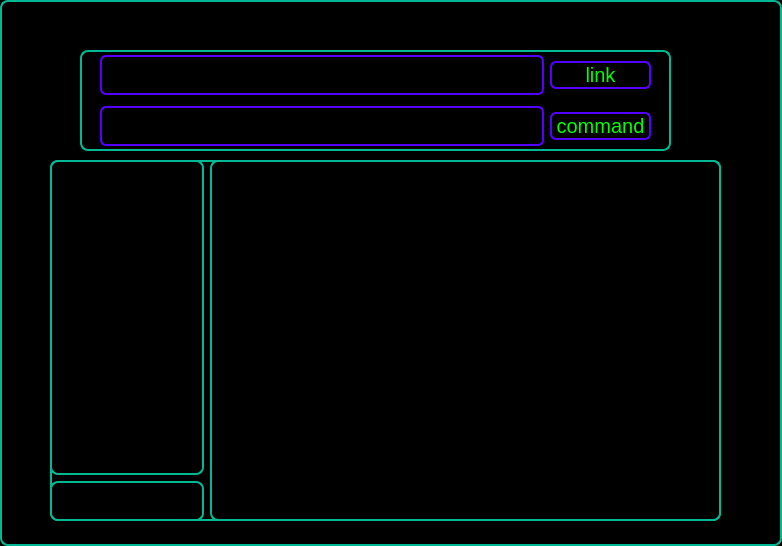
<?xml version="1.0" encoding="UTF-8"?>
<ui version="4.0">
 <class>Form</class>
 <widget class="QWidget" name="Form">
  <property name="geometry">
   <rect>
    <x>0</x>
    <y>0</y>
    <width>782</width>
    <height>546</height>
   </rect>
  </property>
  <property name="windowTitle">
   <string>Form</string>
  </property>
  <property name="styleSheet">
   <string notr="true">QWidget{
        border-style:outset;
        border-width:3px;

        color:rgb(85, 255, 127);
        border-radius: 8px;
        font: &quot;Arial&quot;;
        font-size: 18px;
        border: 2px solid #00b894;
        background-color: #000000;
}</string>
  </property>
  <widget class="QWidget" name="layoutWidget">
   <property name="geometry">
    <rect>
     <x>80</x>
     <y>50</y>
     <width>591</width>
     <height>101</height>
    </rect>
   </property>
   <layout class="QVBoxLayout" name="verticalLayout_2">
    <item>
     <layout class="QHBoxLayout" name="horizontalLayout_2">
      <item>
       <spacer name="horizontalSpacer_3">
        <property name="orientation">
         <enum>Qt::Horizontal</enum>
        </property>
        <property name="sizeType">
         <enum>QSizePolicy::Minimum</enum>
        </property>
        <property name="sizeHint" stdset="0">
         <size>
          <width>20</width>
          <height>20</height>
         </size>
        </property>
       </spacer>
      </item>
      <item>
       <widget class="QTextEdit" name="url">
        <property name="maximumSize">
         <size>
          <width>600</width>
          <height>40</height>
         </size>
        </property>
        <property name="styleSheet">
         <string notr="true">QTextEdit{
		border-radius: 6px;
        font: 9pt &quot;Arial&quot;;
        font-size: 20px;
        border: 2px solid rgb(85, 0, 255);
        background-color: #000000;
        color: #00FF00;
}

QPushButton:hover{
        border-radius: 8px;
        font-size: 18px;
        background-color: #2d3436;
}</string>
        </property>
       </widget>
      </item>
      <item>
       <widget class="QPushButton" name="urlButton">
        <property name="minimumSize">
         <size>
          <width>101</width>
          <height>0</height>
         </size>
        </property>
        <property name="styleSheet">
         <string notr="true">QPushButton{
		border-radius: 6px;
        font: 9pt &quot;Arial&quot;;
        font-size: 20px;
        border: 2px solid rgb(85, 0, 255);
        background-color: #000000;
        color: #00FF00;
}

QPushButton:hover{
        border-radius: 8px;
        font-size: 18px;
        background-color: #2d3436;
}</string>
        </property>
        <property name="text">
         <string>link</string>
        </property>
       </widget>
      </item>
      <item>
       <spacer name="horizontalSpacer_4">
        <property name="orientation">
         <enum>Qt::Horizontal</enum>
        </property>
        <property name="sizeType">
         <enum>QSizePolicy::Minimum</enum>
        </property>
        <property name="sizeHint" stdset="0">
         <size>
          <width>20</width>
          <height>20</height>
         </size>
        </property>
       </spacer>
      </item>
     </layout>
    </item>
    <item>
     <layout class="QHBoxLayout" name="horizontalLayout_4">
      <item>
       <spacer name="horizontalSpacer_2">
        <property name="orientation">
         <enum>Qt::Horizontal</enum>
        </property>
        <property name="sizeType">
         <enum>QSizePolicy::Minimum</enum>
        </property>
        <property name="sizeHint" stdset="0">
         <size>
          <width>20</width>
          <height>20</height>
         </size>
        </property>
       </spacer>
      </item>
      <item>
       <widget class="QTextEdit" name="command">
        <property name="maximumSize">
         <size>
          <width>600</width>
          <height>40</height>
         </size>
        </property>
        <property name="styleSheet">
         <string notr="true">QTextEdit{
		border-radius: 6px;
        font: 9pt &quot;Arial&quot;;
        font-size: 20px;
        border: 2px solid rgb(85, 0, 255);
        background-color: #000000;
        color: #00FF00;
}

QPushButton:hover{
        border-radius: 8px;
        font-size: 18px;
        background-color: #2d3436;
}</string>
        </property>
       </widget>
      </item>
      <item>
       <widget class="QPushButton" name="cmdButton">
        <property name="minimumSize">
         <size>
          <width>101</width>
          <height>0</height>
         </size>
        </property>
        <property name="styleSheet">
         <string notr="true">QPushButton{
		border-radius: 6px;
        font: 9pt &quot;Arial&quot;;
        font-size: 20px;
        border: 2px solid rgb(85, 0, 255);
        background-color: #000000;
        color: #00FF00;
}

QPushButton:hover{
        border-radius: 8px;
        font-size: 18px;
        background-color: #2d3436;
}</string>
        </property>
        <property name="text">
         <string>command</string>
        </property>
       </widget>
      </item>
      <item>
       <spacer name="horizontalSpacer">
        <property name="orientation">
         <enum>Qt::Horizontal</enum>
        </property>
        <property name="sizeType">
         <enum>QSizePolicy::Minimum</enum>
        </property>
        <property name="sizeHint" stdset="0">
         <size>
          <width>20</width>
          <height>0</height>
         </size>
        </property>
       </spacer>
      </item>
     </layout>
    </item>
   </layout>
  </widget>
  <widget class="QWidget" name="layoutWidget">
   <property name="geometry">
    <rect>
     <x>50</x>
     <y>160</y>
     <width>671</width>
     <height>361</height>
    </rect>
   </property>
   <layout class="QHBoxLayout" name="horizontalLayout">
    <item>
     <layout class="QVBoxLayout" name="verticalLayout">
      <item>
       <widget class="QTextEdit" name="control">
        <property name="minimumSize">
         <size>
          <width>0</width>
          <height>0</height>
         </size>
        </property>
        <property name="baseSize">
         <size>
          <width>200</width>
          <height>200</height>
         </size>
        </property>
       </widget>
      </item>
      <item>
       <widget class="QTextEdit" name="whoamiText">
        <property name="maximumSize">
         <size>
          <width>16777215</width>
          <height>40</height>
         </size>
        </property>
       </widget>
      </item>
     </layout>
    </item>
    <item>
     <widget class="QTextEdit" name="returnText">
      <property name="minimumSize">
       <size>
        <width>511</width>
        <height>341</height>
       </size>
      </property>
      <property name="maximumSize">
       <size>
        <width>511</width>
        <height>600</height>
       </size>
      </property>
     </widget>
    </item>
   </layout>
  </widget>
 </widget>
 <resources/>
 <connections/>
</ui>
